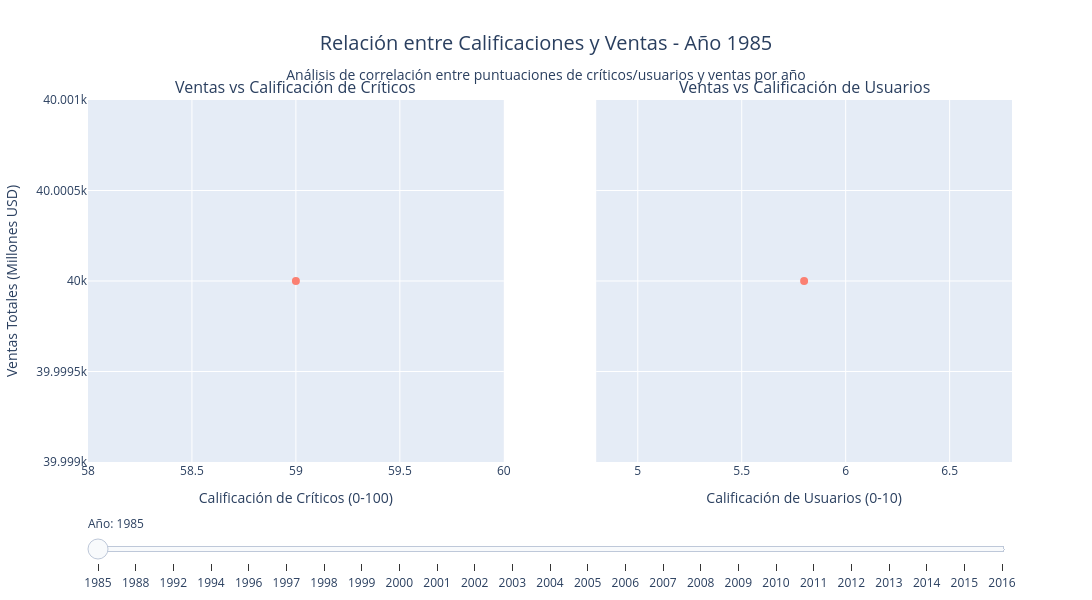

The code cell stored with this chart in its notebook:
### Markdown cell above
### Análisis III: Relación entre calificaciones y ventas

### Code cell
#? 5. Relación entre calificaciones y ventas

#? 5.1 Preparamos los datos para el análisis de correlación entre calificaciones y ventas
#? Filtramos solo los juegos que tienen tanto calificaciones como ventas válidas
correlation_data = (
    data_cleaned[
        (data_cleaned['Critic_Score'].notna()) &
        (data_cleaned['User_Score'].notna()) &
        (data_cleaned['Total_Sales'] > 0) &
        (data_cleaned['Year_of_Release'].notna()) &
        (data_cleaned['Platform'].notna())
    ].copy()
)

#? 5.2 Creamos subplots lado a lado para comparar ambas correlaciones. En este caso este objeto retorna una Graph Object.Figure que podemos
#? usar para asignar trazas a diferentes partes del grafico, o a zonas de dibujo. En este aso definimos una fila pero dos columnas para explorar
#? los datos de las ventas vs calificaciones lado a lado, con lso titulos corrrespondientes y que compartan el eje y dado que la escala de datos de ventas se aplica para los mismos dos graficos
#? aunque la escala del eje x cambie.
fig_correlation = make_subplots(
    rows=1, cols=2,
    subplot_titles=('Ventas vs Calificación de Críticos', 'Ventas vs Calificación de Usuarios'),
    horizontal_spacing=0.1, shared_yaxes=True
)

#? 5.3 Obtenemos los años únicos para el slider y los ordenamos, esto lo hacemos para tener los anios que vamos a representar en todas las trazas, dado que en este aso 
#? las trazas. Una traza es una capa de dibujo, un grafico de plotly que se coloca en un grafico, en este caso en una parte del subplot que puede ser una o varias (en este caso se precalculan)
#? varias para tener todos los datos de los dos sets, que crean un grafico. Cada traza se asigna a una parte del subplot, y luego se controla su visibilidad mediante el slider. En este caso, 
#? cada año tiene dos trazas (una para críticos y otra para usuarios) que se muestran u ocultan juntas.
years = sorted(correlation_data['Year_of_Release'].unique())
print(f"Años disponibles: {len(years)} años desde {int(years[0])} hasta {int(years[-1])}")

#? 5.4 Creamos las trazas para cada año - PRIMERO todas las de críticos, LUEGO todas las de usuarios
for i, year in enumerate(years):
    
    #? 5.4.1 Aqui obtenemos la data del set general relacionada con el anio de analisis
    year_data = correlation_data[correlation_data['Year_of_Release'] == year]

    #? 5.4.2 Creamos una traza en base a los datos de anio y critic score, que va a la derecha del grafico. Usamos la funcion
    #? go.Scatter que es parte de Graph Objects para anadir un grafico de scatter plot en la visualizacion 
    fig_correlation.add_trace(
        go.Scatter(
            x=year_data['Critic_Score'],
            y=year_data['Total_Sales'],
            mode='markers',
            name=f'Reviews de Criticos vs Ventas Totales en  <b>{int(year)}</b>',
            text=year_data['Name'],
            hovertemplate='<b>%{text}</b><br>' +
                     'Calificación Usuarios: %{x}<br>' +
                     'Ventas Totales: $%{y:.2f}M<br>' +
                     'Plataforma: %{customdata}<br>' +
                     f'Año: {int(year)}<extra></extra>',
            marker=dict(
                size=8,
                opacity=1,
                #? Aqui trabajamos para asignarle un color a cada punto representativ de su clase. El set de colores incluido en plotly que usamos corresponde a px.colors.qualitative.Set3 que 
                #? define una serie de colores que podemos usar. Para indexar y obtener un color especifico para cada plataforma, usamos el hash de la plataforma y el modulo del largo de la paleta de 
                #? colores para asegurar que cada plataforma tenga un color consistente en todas las trazas, aunque no sean contiguas.
                color=[px.colors.qualitative.Set3[hash(platform) % len(px.colors.qualitative.Set3)] for platform in year_data['Platform']],
            ),
            customdata=year_data['Platform'],

            visible=(i == 0)  # Solo el primer año visible inicialmente
        ),
        row=1, col=1
    )


for i, year in enumerate(years):
    year_data = correlation_data[correlation_data['Year_of_Release'] == year]

    fig_correlation.add_trace(
        go.Scatter(
            x=year_data['User_Score'],
            y=year_data['Total_Sales'],
            mode='markers',
            name=f'Usuarios {int(year)}',
            text=year_data['Name'],
            hovertemplate='<b>%{text}</b><br>' +
                     'Calificación Usuarios: %{x}<br>' +
                     'Ventas Totales: $%{y:.2f}M<br>' +
                     'Plataforma: %{customdata}<br>' +
                     f'Año: {int(year)}<extra></extra>',
            marker=dict(
                size=8,
                opacity=1,
                color=[px.colors.qualitative.Set3[hash(platform) % len(px.colors.qualitative.Set3)] for platform in year_data['Platform']],
            ),
            customdata=year_data['Platform'],
            visible=(i == 0)  # Solo el primer año visible inicialmente
        ),
        row=1, col=2
    )

#? 5.5 Configuramos los steps del slider - uno por cada año. En este caso creamos una por cada ano dado que por cada step del slider, Potly va a usar los datos de la vsibilidad 
#? de todo el array de anos y las trazas para filtrar y esconder aquellas con False y dejar ver aquellas con True, que por cada anio corresopnden solamente a las especificas 
#? de cada anio, En este caso, cada paso del step tiene asignado un titulo especifico y un arreglo de visibilidad que filtra cada traza de los graficos.
steps = []
for i, year in enumerate(years):
    # Crear array de visibilidad: False para todas las trazas
    visibility = [False] * (len(years) * 2)

    # Para el año i:
    # - La traza de críticos está en el índice i
    # - La traza de usuarios está en el índice i + len(years)
    visibility[i] = True  
    visibility[i + len(years)] = True  

    step = dict(
        method="update",
        args=[
            {"visible": visibility},
            {"title": f"Relación entre Calificaciones y Ventas - Año {int(year)}<br><sub>Análisis de correlación entre puntuaciones de críticos/usuarios y ventas por año</sub>"}
        ],
        label=str(int(year))
    )
    steps.append(step)

print(f"Total de trazas creadas: {len(years) * 2}")
print(f"Total de steps en slider: {len(steps)}")
print(f"Primer año: {int(years[0])}, Último año: {int(years[-1])}")

#? 5.6 Configuramos el layout con el slider
#? aqui definimos el titulo del grafico y con el estilo de datos necesarios, ademas de los sliders conectados a la visualizacion. Update Layout es una funcion 
#? que permite realizar estas modificaciones al grafico general.
fig_correlation.update_layout(
    title={
        'text': f'Relación entre Calificaciones y Ventas - Año {int(years[0])}<br><sub>Análisis de correlación entre puntuaciones de críticos/usuarios y ventas por año</sub>',
        'font': {'size': 20},
        'x': 0.5,
        'xanchor': 'center'
    },
    height=600,
    width=1500,
    showlegend=False,
    sliders=[{
        "active": 0,
        "currentvalue": {"prefix": "Año: "},
        "pad": {"t": 50},
        "steps": steps
    }]
)

#? 5.7 Actualizamos los ejes
fig_correlation.update_xaxes(title_text="Calificación de Críticos (0-100)", row=1, col=1)
fig_correlation.update_xaxes(title_text="Calificación de Usuarios (0-10)", row=1, col=2)
fig_correlation.update_yaxes(title_text="Ventas Totales (Millones USD)", row=1, col=1)

fig_correlation.show()
